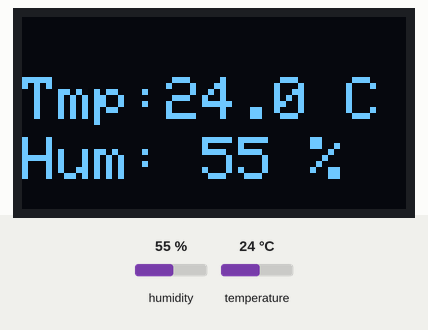
Bench run of a sketch on a simulated ESP32-C3. On the bench: 128×64 one-colour display. The test bench sets the inputs (shaded band); at power-on: humidity 55 %, temperature 24 °C. WiFi joins after 1.5 s; servers stay silent unless stated; what the sketch prints to the serial monitor is not drawn.

Above: at 2.7 s.
2.8 s: humidity set to 22 %
At 3.7 s:
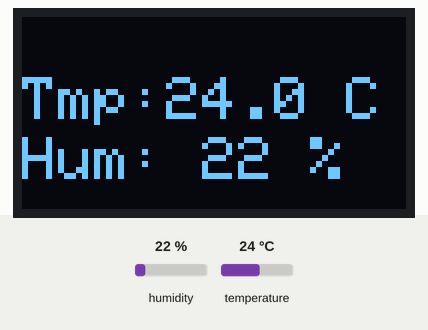
4.4 s: temperature set to 12 °C
At 5.6 s:
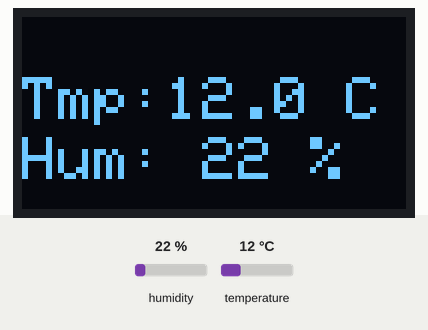
6.0 s: humidity set to 40 %
At 7.4 s:
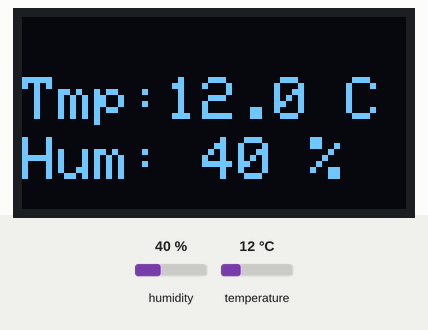
7.7 s: temperature set to 19 °C
At 9.2 s:
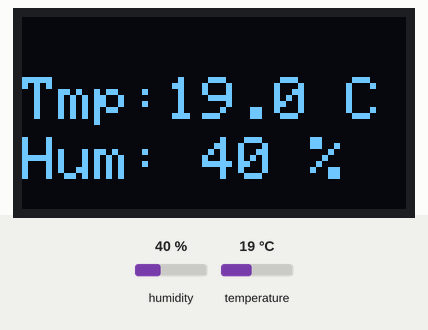
Timing chart, 0 to 10.3 s (numbered marks = the images above; inputs shaded):
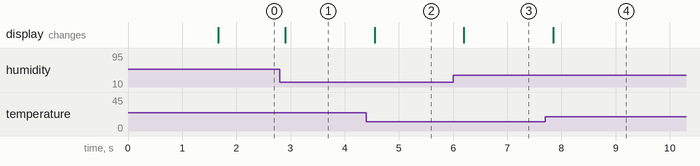

The sketch:

ESP_ThingSpeak.ino
```cpp
#include <WiFi.h>
#include "WIFI_config.h" // Configureu les dades de la vostra xarxa en aquest arxiu<
#include "WIFI_funcions.hpp"

#include <Wire.h>
#include <Adafruit_GFX.h>
#include <Adafruit_SSD1306.h>
#include <Adafruit_AHTX0.h>

#include <ThingSpeak.h>


WiFiClient  client;

unsigned long canal = 1;
//const char * writeAPIKey = "/*XXX escriviu la vostra Write API Key aquí XXX*/";
const char * writeAPIKey = "xxx";

// Timer variables
unsigned long lastTime = 0;
unsigned long timerDelay = 60000;

 // --- CONFIGURACIÓ HARDWARE ---
#define SCREEN_WIDTH 128
#define SCREEN_HEIGHT 64
#define PIN_SDA 3 // Pins I2C per a l' ESP32-C3 SuperMini
#define PIN_SCL 4

Adafruit_SSD1306 display(SCREEN_WIDTH, SCREEN_HEIGHT, &Wire, -1);
Adafruit_AHTX0 aht;

void setup() {
  Serial.begin(115200);
  Wire.begin(PIN_SDA, PIN_SCL);

    // Iniciar pantalla
  if(!display.begin(SSD1306_SWITCHCAPVCC, 0x3C)) {
    Serial.println(F("Fallo al iniciar OLED"));
    for(;;);
  }

    if (!aht.begin()) {
    Serial.println("Could not find AHT? Check wiring");
    while (1)
      delay(10);
  }

  display.setRotation(0); // Rotació de 180 graus. Necessari segons com muntem la pantalla
  display.clearDisplay();      // Esborrem el que hi hagi a la memòria
  display.setTextSize(2);      // Triem mida de lletra (1 a 8)
  display.setTextColor(WHITE); // Color del text

  display.setCursor(5, 25);   // On comença a escriure (X, Y)
  display.print("Connectant");  // El text que volem mostrar

  display.display();

  WIFI_connecta();
  ThingSpeak.begin(client);  // Inicialitza ThingSpeak amb el client wifi definit adalt
}

void loop() {
  display.clearDisplay();
  sensors_event_t humidity, temp;

  aht.getEvent(&humidity,
               &temp); // populate temp and humidity objects with fresh data
  display.setCursor(0, 20);


  display.print("Tmp:");
  display.print(temp.temperature,1);
  display.println(" C");
  display.setCursor(0, 40);
  display.print("Hum: ");
  display.print(humidity.relative_humidity,0);
  display.println(" %");
  Serial.print("Temperature: ");
  Serial.print(temp.temperature,1);
  Serial.println(" degrees C");
  Serial.print("Pressure: ");
  Serial.print(humidity.relative_humidity,0);
  Serial.println(" RH %");


  display.display();
  if ((millis() - lastTime) > timerDelay) {

    // Reconnecta WiFi, en cas que connexió perduda o desactivada
    if(WiFi.status() != WL_CONNECTED){
      Serial.print("Connectant...\n");
      while(WiFi.status() != WL_CONNECTED){
        WiFi.begin(ssid, password);
        delay(5000);
      }
      Serial.println("\nConnectat.");
    }


    Serial.println(temp.temperature);

     Serial.println(humidity.relative_humidity);

    // Carreguem noves lectures als fields corresponents
    ThingSpeak.setField(1, temp.temperature);
    ThingSpeak.setField(2, humidity.relative_humidity);

    // Enviem dades a Thingspeak
    int codiHttp = ThingSpeak.writeFields(canal, writeAPIKey);

    // Detecció d'errors HTTP
    if(codiHttp == 200) Serial.println("Canal actualitzat correctament.");
    else Serial.println("Problema actualitzant correctament. Codi error HTTP:  " + String(codiHttp));

    lastTime = millis();
  }
  delay (100);
}
```

WIFI_funcions.hpp
```cpp
void WIFI_connecta(bool useStaticIP = false)
{
   Serial.println();
   Serial.print("Connectant a: ");
   Serial.println(ssid);
   WiFi.mode(WIFI_STA);
   WiFi.begin(ssid, password);
   if(useStaticIP) WiFi.config(ip, gateway, subnet);
   while (WiFi.status() != WL_CONNECTED)
   {
     delay(100);
     Serial.print('.');
   }

   Serial.println("");
   Serial.print("Connectat a:\t");
   Serial.println(ssid);
   Serial.print("IP address:\t");
   Serial.println(WiFi.localIP());
}


void WIFI_crea_AP(bool useStaticIP = false)
{
   Serial.println("");
   WiFi.mode(WIFI_AP);
   while(!WiFi.softAP(ssid, password))
   {
     Serial.println(".");
     delay(100);
   }
   if(useStaticIP) WiFi.softAPConfig(ip, gateway, subnet);

   Serial.println("");
   Serial.print("Iniciado AP:\t");
   Serial.println(ssid);
   Serial.print("IP address:\t");
   Serial.println(WiFi.softAPIP());
}
```

WIFI_config.h
```cpp
const char* ssid     = "xxx"; // "Castechdefels2024";
const char* password = "xxx"; //"C4stech2024$";

const char* hostname = "ESP32_1";

IPAddress ip(192, 168, 1, 200);
IPAddress gateway(192, 168, 1, 1);
IPAddress subnet(255, 255, 255, 0);
```

Measured:
- after the input at 2.8 s, the display: changes after 0.10 s (image 1)
- after the input at 4.4 s, the display: changes after 0.15 s (image 2)
- after the input at 6.0 s, the display: changes after 0.20 s (image 3)
- after the input at 7.7 s, the display: changes after 0.15 s (image 4)
